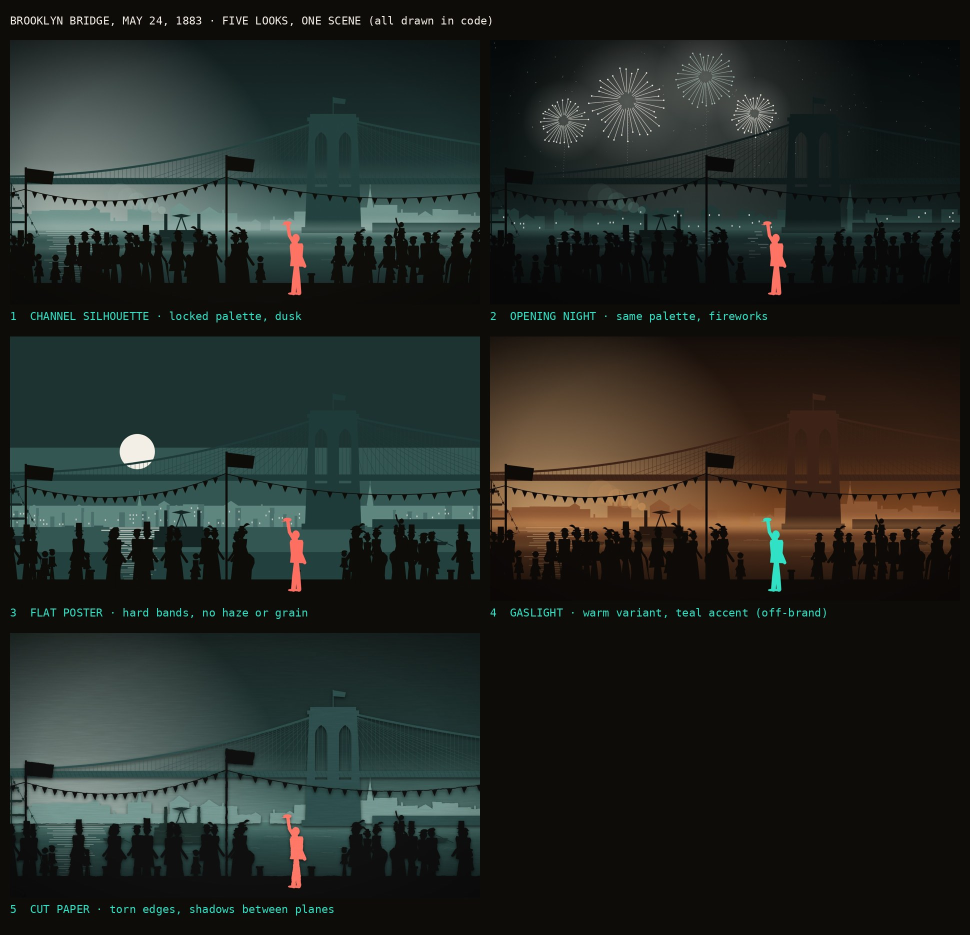
#> input picture projects/Gilded_Age/lookdev/sheets/1_looks.jpg, 1940 x 1869 px, given in place of look1_channel_dusk.jpg, which was not available (shown at 1/2 size)
$ python sheet.py
#> lines starting #> are read from the running program, lines starting #| are printed output that depends on the picture
"""Contact sheets for the look-dev frames: python3 sheet.py (reads out/*.png, writes out/*.jpg and sheets/)."""
import glob, os
from PIL import Image, ImageDraw, ImageFont

os.makedirs('sheets', exist_ok=True)
for p in glob.glob('out/*.png'):  # frames as JPG, light enough for the repo
    Image.open(p).convert('RGB').save(p[:-4] + '.jpg', quality=90)

font = ImageFont.truetype('/usr/share/fonts/truetype/dejavu/DejaVuSansMono.ttf', 22) if os.path.exists('/usr/share/fonts/truetype/dejavu/DejaVuSansMono.ttf') else ImageFont.load_default()

def sheet(name, items, title):
#> called with name = '1_looks'
    tw, th, lab, cols = 940, 529, 44, 2
    rows = (len(items) + cols - 1) // cols
    W, H = cols * tw + (cols + 1) * 20, rows * (th + lab + 20) + 90
    s = Image.new('RGB', (W, H), (13, 12, 9)); d = ImageDraw.Draw(s)
    d.text((20, 28), title, fill=(244, 239, 230), font=font)
    for i, (f, label) in enumerate(items):
        x, y = 20 + (i % cols) * (tw + 20), 80 + (i // cols) * (th + lab + 20)
        s.paste(Image.open(f'out/{f}.jpg').resize((tw, th)), (x, y))
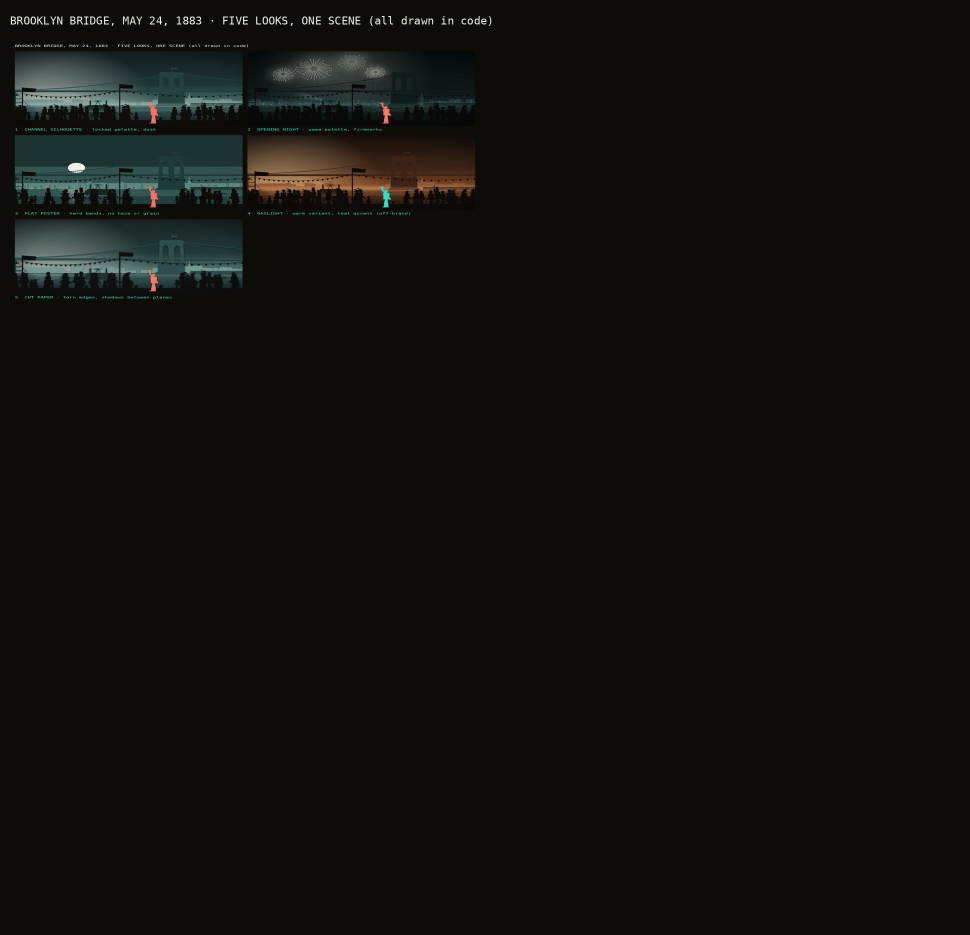
#> s: PIL image 1940x1869 RGB (shown at 1/2 size); mean R, G, B 16.4, 16.2, 13
        d.text((x, y + th + 10), label, fill=(47, 224, 196), font=font)
#> pass 2 of the loop in sheet, `for i, (f, label) in enumerate(items):`:
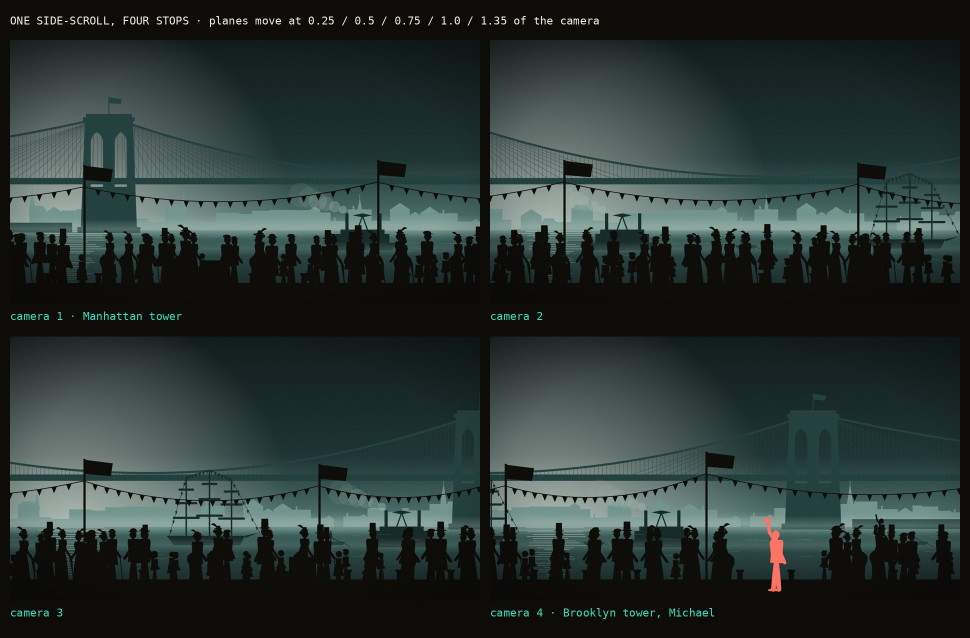
#> input picture projects/Gilded_Age/lookdev/sheets/2_scroll.jpg, 1940 x 1276 px, given in place of look2_opening_night.jpg, which was not available (shown at 1/2 size)
#> in sheet, `s.paste(Image.open(f'out/{f}.jpg').resize((tw, th)), (x, y))`:
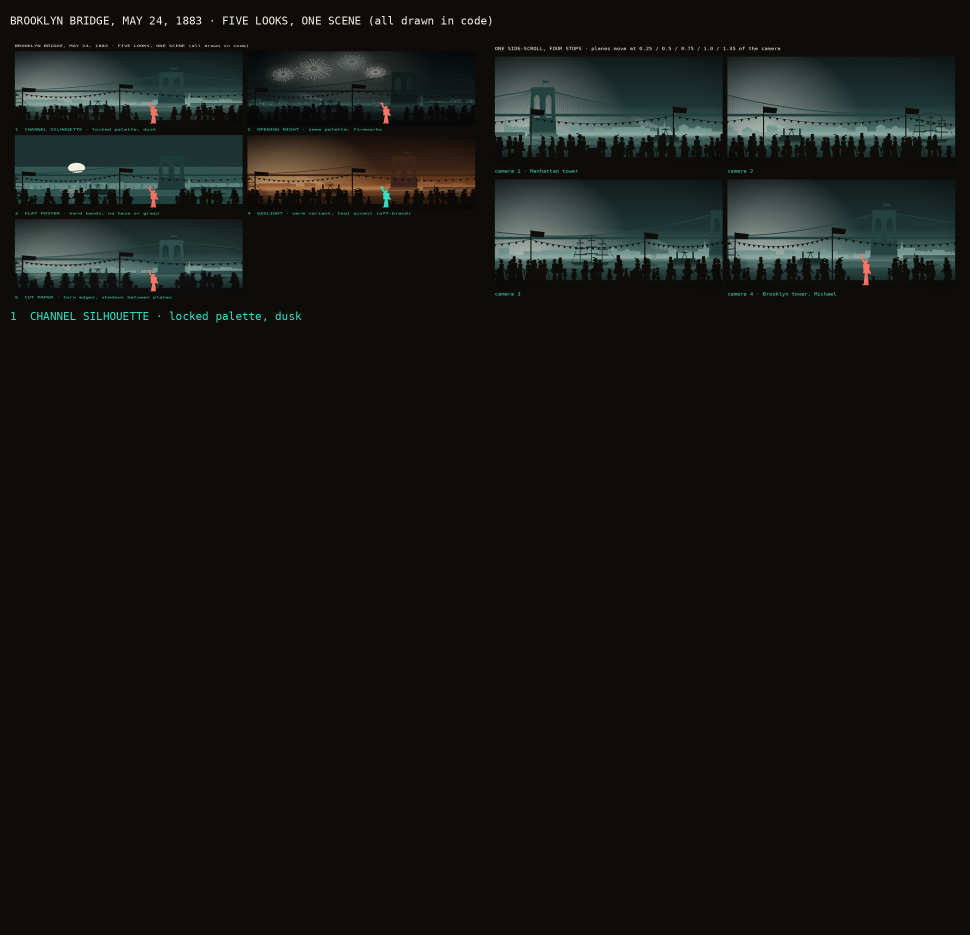
#> s: PIL image 1940x1869 RGB (shown at 1/2 size); mean R, G, B 20.3, 22.1, 18.8
    s.save(f'sheets/{name}.jpg', quality=88)

#> (the run stopped early here; a loop or call above may not have finished)
